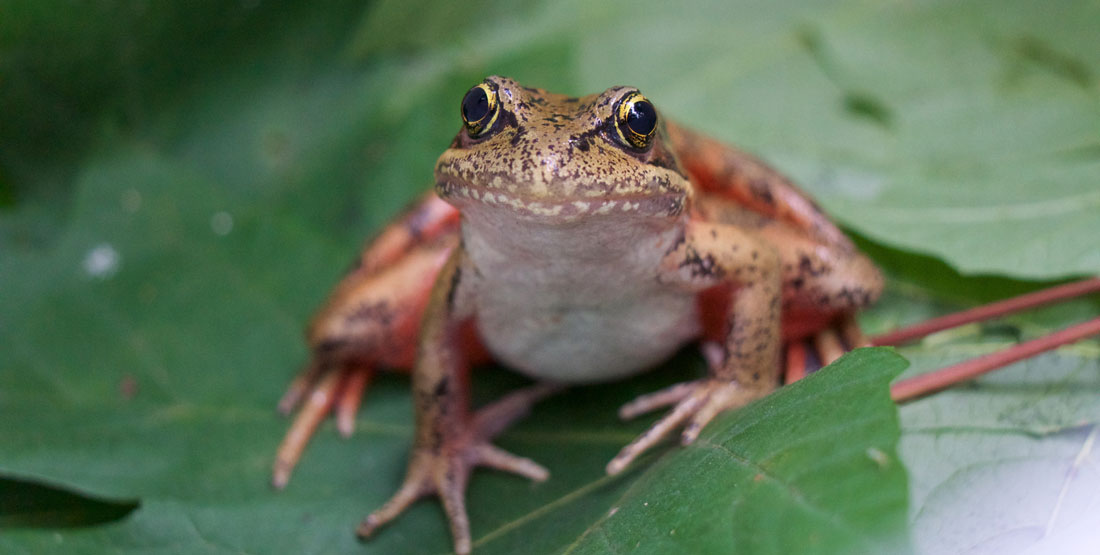
#> input picture old/image_colorspace/frog.jpg, 1100 x 555 px, given in place of the camera
$ python camE.py
#> lines starting #> are read from the running program, lines starting #| are printed output that depends on the picture; after the words box and inside, x2 and y2 are one past the last pixel; in counts of white or black regions, pixels touching at a corner belong together
import cv2
import numpy as np

cap = cv2.VideoCapture(0)

while(1):

    # Take each frame
    _, frame = cap.read()
#> frame is the input picture: shape (555, 1100, 3); mean B, G, R 87.8, 111.7, 95.7

    # Convert BGR to HSV
    hsv = cv2.cvtColor(frame, cv2.COLOR_BGR2HSV)
#> hsv: shape (555, 1100, 3); mean H, S, V 57.9, 88.6, 120.2

    # define range of blue color in HSV
    lower_blue = np.array([30,5,5])
    upper_blue = np.array([80,255,255])

    # Threshold the HSV image to get only blue colors
    mask = cv2.inRange(hsv, lower_blue, upper_blue)
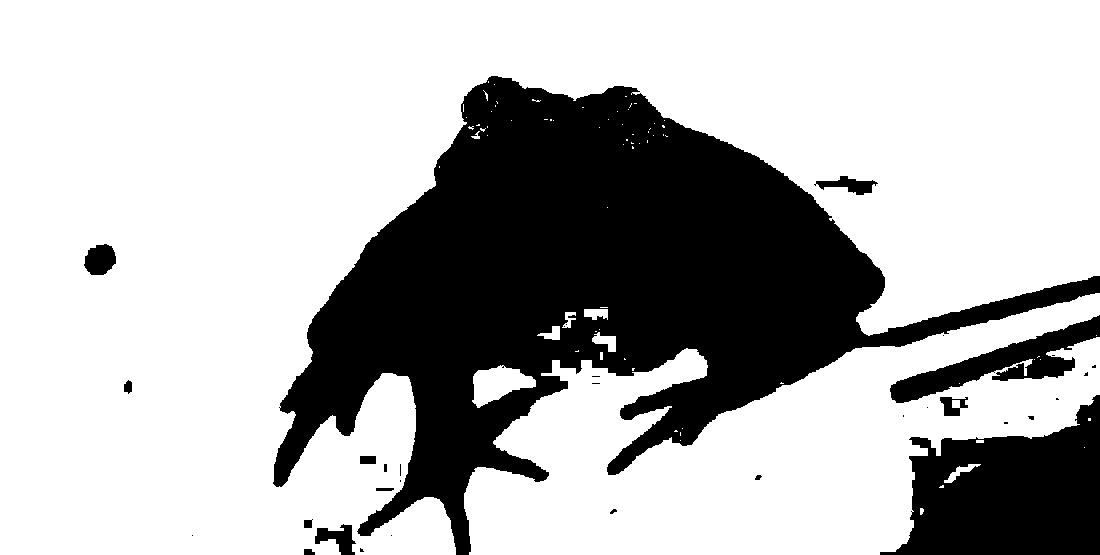
#> mask: shape (555, 1100); 70.8% white; 33 black regions (18 under 20 px), largest, box (x1, y1, x2, y2) and area: (273, 76, 1100, 555) 147065, (880, 395, 1100, 555) 22723, (890, 315, 1100, 403) 5671

    # Bitwise-AND mask and original image
    res = cv2.bitwise_and(frame,frame, mask= mask)
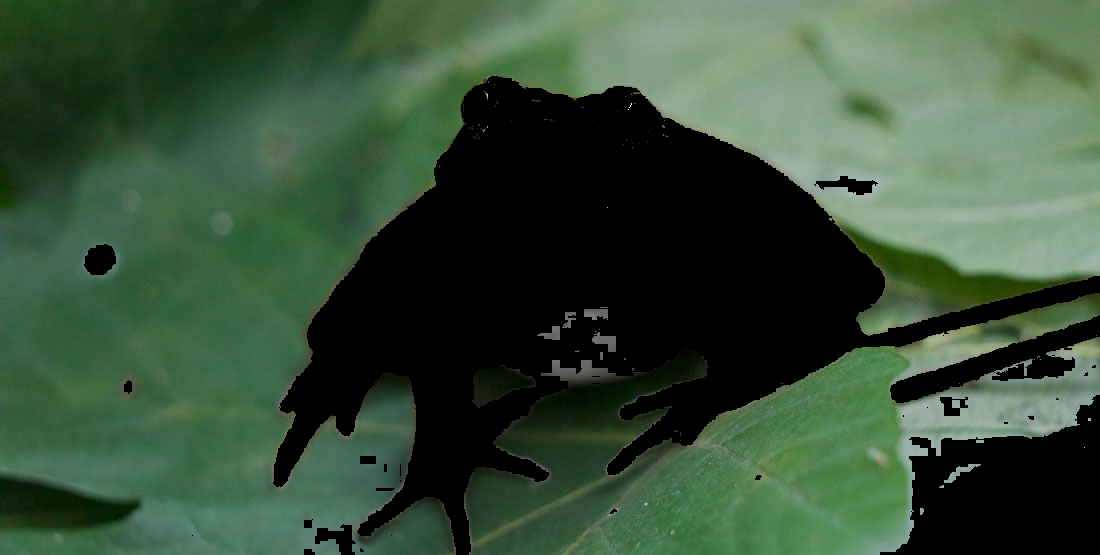
#> res: shape (555, 1100, 3); mean B, G, R 56.9, 78.8, 55.5

    edges = cv2.Canny(frame,50,50)
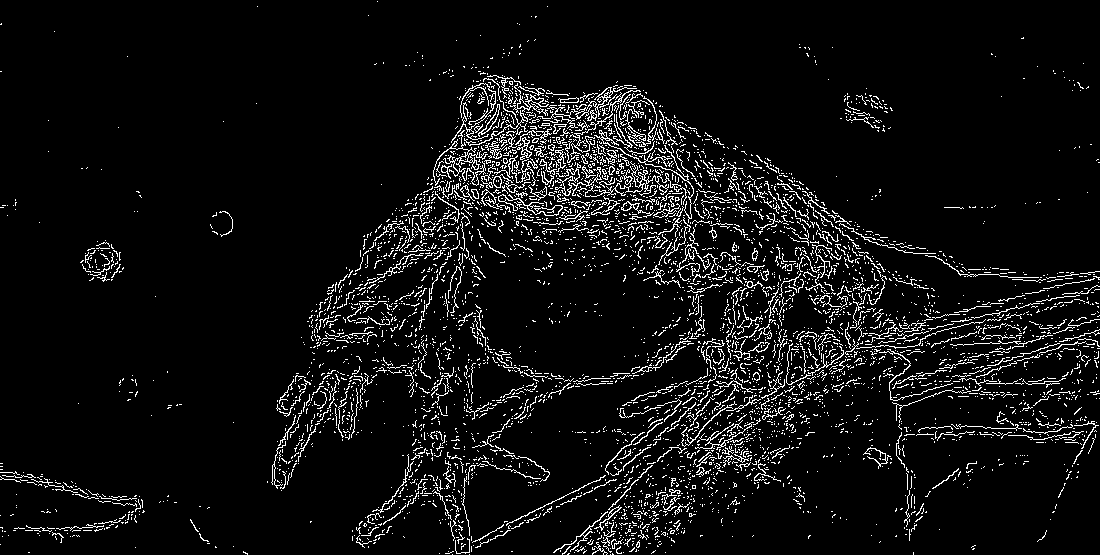
#> edges: shape (555, 1100); 6.4% white in thin lines or dots

    cv2.imshow('edges', edges)
    cv2.imshow('frame',frame)
    cv2.imshow('mask',mask)
    cv2.imshow('res',res)
    k = cv2.waitKey(5) & 0xFF
#> (key Esc is pressed here)
    if k == 27:
        break

cv2.destroyAllWindows()
